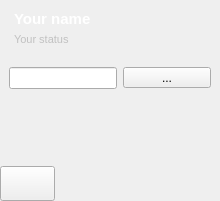
      <widget class="QFrame" name="statusPanel">
       <property name="sizePolicy">
        <sizepolicy hsizetype="Minimum" vsizetype="Preferred">
         <horstretch>0</horstretch>
         <verstretch>0</verstretch>
        </sizepolicy>
       </property>
       <layout class="QVBoxLayout" name="verticalLayout_6">
        <property name="spacing">
         <number>0</number>
        </property>
        <property name="leftMargin">
         <number>0</number>
        </property>
        <property name="topMargin">
         <number>0</number>
        </property>
        <property name="rightMargin">
         <number>0</number>
        </property>
        <property name="bottomMargin">
         <number>0</number>
        </property>
        <item>
         <widget class="QWidget" name="statusHead" native="true">
          <property name="enabled">
           <bool>true</bool>
          </property>
          <property name="sizePolicy">
           <sizepolicy hsizetype="MinimumExpanding" vsizetype="Fixed">
            <horstretch>0</horstretch>
            <verstretch>0</verstretch>
           </sizepolicy>
          </property>
          <layout class="QGridLayout" name="gridLayout_2">
           <item row="0" column="0">
            <layout class="QHBoxLayout" name="myProfile">
             <property name="spacing">
              <number>0</number>
             </property>
             <item>
              <spacer name="horizontalSpacer_4">
               <property name="orientation">
                <enum>Qt::Horizontal</enum>
               </property>
               <property name="sizeType">
                <enum>QSizePolicy::Maximum</enum>
               </property>
               <property name="sizeHint" stdset="0">
                <size>
                 <width>5</width>
                 <height>20</height>
                </size>
               </property>
              </spacer>
             </item>
             <item>
              <layout class="QVBoxLayout" name="verticalLayout" stretch="1,1">
               <property name="spacing">
                <number>0</number>
               </property>
               <item>
                <widget class="CroppingLabel" name="nameLabel">
                 <property name="enabled">
                  <bool>true</bool>
                 </property>
                 <property name="sizePolicy">
                  <sizepolicy hsizetype="MinimumExpanding" vsizetype="Preferred">
                   <horstretch>1</horstretch>
                   <verstretch>0</verstretch>
                  </sizepolicy>
                 </property>
                 <property name="palette">
                  <palette>
                   <active>
                    <colorrole role="WindowText">
                     <brush brushstyle="SolidPattern">
                      <color alpha="255">
                       <red>255</red>
                       <green>255</green>
                       <blue>255</blue>
                      </color>
                     </brush>
                    </colorrole>
                    <colorrole role="Button">
                     <brush brushstyle="SolidPattern">
                      <color alpha="255">
                       <red>255</red>
                       <green>255</green>
                       <blue>255</blue>
                      </color>
                     </brush>
                    </colorrole>
                    <colorrole role="Light">
                     <brush brushstyle="SolidPattern">
                      <color alpha="255">
                       <red>255</red>
                       <green>255</green>
                       <blue>255</blue>
                      </color>
                     </brush>
                    </colorrole>
                    <colorrole role="Midlight">
                     <brush brushstyle="SolidPattern">
                      <color alpha="255">
                       <red>255</red>
                       <green>255</green>
                       <blue>255</blue>
                      </color>
                     </brush>
                    </colorrole>
                    <colorrole role="Dark">
                     <brush brushstyle="SolidPattern">
                      <color alpha="255">
                       <red>255</red>
                       <green>255</green>
                       <blue>255</blue>
                      </color>
                     </brush>
                    </colorrole>
                    <colorrole role="Mid">
                     <brush brushstyle="SolidPattern">
                      <color alpha="255">
                       <red>255</red>
                       <green>255</green>
                       <blue>255</blue>
                      </color>
                     </brush>
                    </colorrole>
                    <colorrole role="Text">
                     <brush brushstyle="SolidPattern">
                      <color alpha="255">
                       <red>255</red>
                       <green>255</green>
                       <blue>255</blue>
                      </color>
                     </brush>
                    </colorrole>
                    <colorrole role="ButtonText">
                     <brush brushstyle="SolidPattern">
                      <color alpha="255">
                       <red>255</red>
                       <green>255</green>
                       <blue>255</blue>
                      </color>
                     </brush>
                    </colorrole>
                    <colorrole role="Base">
                     <brush brushstyle="SolidPattern">
                      <color alpha="255">
                       <red>255</red>
                       <green>255</green>
                       <blue>255</blue>
                      </color>
                     </brush>
                    </colorrole>
                    <colorrole role="Window">
                     <brush brushstyle="SolidPattern">
                      <color alpha="255">
                       <red>255</red>
                       <green>255</green>
                       <blue>255</blue>
                      </color>
                     </brush>
                    </colorrole>
                    <colorrole role="Shadow">
                     <brush brushstyle="SolidPattern">
                      <color alpha="255">
                       <red>255</red>
                       <green>255</green>
                       <blue>255</blue>
                      </color>
                     </brush>
                    </colorrole>
                    <colorrole role="Highlight">
                     <brush brushstyle="SolidPattern">
                      <color alpha="255">
                       <red>255</red>
                       <green>255</green>
                       <blue>255</blue>
                      </color>
                     </brush>
                    </colorrole>
                    <colorrole role="AlternateBase">
                     <brush brushstyle="SolidPattern">
                      <color alpha="255">
                       <red>255</red>
                       <green>255</green>
                       <blue>255</blue>
                      </color>
                     </brush>
                    </colorrole>
                    <colorrole role="NoRole">
                     <brush brushstyle="SolidPattern">
                      <color alpha="255">
                       <red>255</red>
                       <green>255</green>
                       <blue>255</blue>
                      </color>
                     </brush>
                    </colorrole>
                    <colorrole role="ToolTipText">
                     <brush brushstyle="SolidPattern">
                      <color alpha="255">
                       <red>255</red>
                       <green>255</green>
                       <blue>255</blue>
                      </color>
                     </brush>
                    </colorrole>
                   </active>
                   <inactive>
                    <colorrole role="WindowText">
                     <brush brushstyle="SolidPattern">
                      <color alpha="255">
                       <red>255</red>
                       <green>255</green>
                       <blue>255</blue>
                      </color>
                     </brush>
                    </colorrole>
                    <colorrole role="Button">
                     <brush brushstyle="SolidPattern">
                      <color alpha="255">
                       <red>255</red>
                       <green>255</green>
                       <blue>255</blue>
                      </color>
                     </brush>
                    </colorrole>
                    <colorrole role="Light">
                     <brush brushstyle="SolidPattern">
                      <color alpha="255">
                       <red>255</red>
                       <green>255</green>
                       <blue>255</blue>
                      </color>
                     </brush>
                    </colorrole>
                    <colorrole role="Midlight">
                     <brush brushstyle="SolidPattern">
                      <color alpha="255">
                       <red>255</red>
                       <green>255</green>
                       <blue>255</blue>
                      </color>
                     </brush>
                    </colorrole>
                    <colorrole role="Dark">
                     <brush brushstyle="SolidPattern">
                      <color alpha="255">
                       <red>255</red>
                       <green>255</green>
                       <blue>255</blue>
                      </color>
                     </brush>
                    </colorrole>
                    <colorrole role="Mid">
                     <brush brushstyle="SolidPattern">
                      <color alpha="255">
                       <red>255</red>
                       <green>255</green>
                       <blue>255</blue>
                      </color>
                     </brush>
                    </colorrole>
                    <colorrole role="Text">
                     <brush brushstyle="SolidPattern">
                      <color alpha="255">
                       <red>255</red>
                       <green>255</green>
                       <blue>255</blue>
                      </color>
                     </brush>
                    </colorrole>
                    <colorrole role="ButtonText">
                     <brush brushstyle="SolidPattern">
                      <color alpha="255">
                       <red>255</red>
                       <green>255</green>
                       <blue>255</blue>
                      </color>
                     </brush>
                    </colorrole>
                    <colorrole role="Base">
                     <brush brushstyle="SolidPattern">
                      <color alpha="255">
                       <red>255</red>
                       <green>255</green>
                       <blue>255</blue>
                      </color>
                     </brush>
                    </colorrole>
                    <colorrole role="Window">
                     <brush brushstyle="SolidPattern">
                      <color alpha="255">
                       <red>255</red>
                       <green>255</green>
                       <blue>255</blue>
                      </color>
                     </brush>
                    </colorrole>
                    <colorrole role="Shadow">
                     <brush brushstyle="SolidPattern">
                      <color alpha="255">
                       <red>255</red>
                       <green>255</green>
                       <blue>255</blue>
                      </color>
                     </brush>
                    </colorrole>
                    <colorrole role="Highlight">
                     <brush brushstyle="SolidPattern">
                      <color alpha="255">
                       <red>255</red>
                       <green>255</green>
                       <blue>255</blue>
                      </color>
                     </brush>
                    </colorrole>
                    <colorrole role="AlternateBase">
                     <brush brushstyle="SolidPattern">
                      <color alpha="255">
                       <red>255</red>
                       <green>255</green>
                       <blue>255</blue>
                      </color>
                     </brush>
                    </colorrole>
                    <colorrole role="NoRole">
                     <brush brushstyle="SolidPattern">
                      <color alpha="255">
                       <red>255</red>
                       <green>255</green>
                       <blue>255</blue>
                      </color>
                     </brush>
                    </colorrole>
                    <colorrole role="ToolTipText">
                     <brush brushstyle="SolidPattern">
                      <color alpha="255">
                       <red>255</red>
                       <green>255</green>
                       <blue>255</blue>
                      </color>
                     </brush>
                    </colorrole>
                   </inactive>
                   <disabled>
                    <colorrole role="WindowText">
                     <brush brushstyle="SolidPattern">
                      <color alpha="255">
                       <red>255</red>
                       <green>255</green>
                       <blue>255</blue>
                      </color>
                     </brush>
                    </colorrole>
                    <colorrole role="Button">
                     <brush brushstyle="SolidPattern">
                      <color alpha="255">
                       <red>255</red>
                       <green>255</green>
                       <blue>255</blue>
                      </color>
                     </brush>
                    </colorrole>
                    <colorrole role="Light">
                     <brush brushstyle="SolidPattern">
                      <color alpha="255">
                       <red>255</red>
                       <green>255</green>
                       <blue>255</blue>
                      </color>
                     </brush>
                    </colorrole>
                    <colorrole role="Midlight">
                     <brush brushstyle="SolidPattern">
                      <color alpha="255">
                       <red>255</red>
                       <green>255</green>
                       <blue>255</blue>
                      </color>
                     </brush>
                    </colorrole>
                    <colorrole role="Dark">
                     <brush brushstyle="SolidPattern">
                      <color alpha="255">
                       <red>255</red>
                       <green>255</green>
                       <blue>255</blue>
                      </color>
                     </brush>
                    </colorrole>
                    <colorrole role="Mid">
                     <brush brushstyle="SolidPattern">
                      <color alpha="255">
                       <red>255</red>
                       <green>255</green>
                       <blue>255</blue>
                      </color>
                     </brush>
                    </colorrole>
                    <colorrole role="Text">
                     <brush brushstyle="SolidPattern">
                      <color alpha="255">
                       <red>255</red>
                       <green>255</green>
                       <blue>255</blue>
                      </color>
                     </brush>
                    </colorrole>
                    <colorrole role="ButtonText">
                     <brush brushstyle="SolidPattern">
                      <color alpha="255">
                       <red>255</red>
                       <green>255</green>
                       <blue>255</blue>
                      </color>
                     </brush>
                    </colorrole>
                    <colorrole role="Base">
                     <brush brushstyle="SolidPattern">
                      <color alpha="255">
                       <red>255</red>
                       <green>255</green>
                       <blue>255</blue>
                      </color>
                     </brush>
                    </colorrole>
                    <colorrole role="Window">
                     <brush brushstyle="SolidPattern">
                      <color alpha="255">
                       <red>255</red>
                       <green>255</green>
                       <blue>255</blue>
                      </color>
                     </brush>
                    </colorrole>
                    <colorrole role="Shadow">
                     <brush brushstyle="SolidPattern">
                      <color alpha="255">
                       <red>255</red>
                       <green>255</green>
                       <blue>255</blue>
                      </color>
                     </brush>
                    </colorrole>
                    <colorrole role="Highlight">
                     <brush brushstyle="SolidPattern">
                      <color alpha="255">
                       <red>240</red>
                       <green>240</green>
                       <blue>240</blue>
                      </color>
                     </brush>
                    </colorrole>
                    <colorrole role="AlternateBase">
                     <brush brushstyle="SolidPattern">
                      <color alpha="255">
                       <red>255</red>
                       <green>255</green>
                       <blue>255</blue>
                      </color>
                     </brush>
                    </colorrole>
                    <colorrole role="NoRole">
                     <brush brushstyle="SolidPattern">
                      <color alpha="255">
                       <red>255</red>
                       <green>255</green>
                       <blue>255</blue>
                      </color>
                     </brush>
                    </colorrole>
                    <colorrole role="ToolTipText">
                     <brush brushstyle="SolidPattern">
                      <color alpha="255">
                       <red>255</red>
                       <green>255</green>
                       <blue>255</blue>
                      </color>
                     </brush>
                    </colorrole>
                   </disabled>
                  </palette>
                 </property>
                 <property name="font">
                  <font>
                   <pointsize>11</pointsize>
                   <weight>75</weight>
                   <bold>true</bold>
                  </font>
                 </property>
                 <property name="cursor">
                  <cursorShape>PointingHandCursor</cursorShape>
                 </property>
                 <property name="text">
                  <string>Your name</string>
                 </property>
                </widget>
               </item>
               <item>
                <widget class="CroppingLabel" name="statusLabel">
                 <property name="sizePolicy">
                  <sizepolicy hsizetype="MinimumExpanding" vsizetype="Preferred">
                   <horstretch>1</horstretch>
                   <verstretch>0</verstretch>
                  </sizepolicy>
                 </property>
                 <property name="palette">
                  <palette>
                   <active>
                    <colorrole role="WindowText">
                     <brush brushstyle="SolidPattern">
                      <color alpha="255">
                       <red>193</red>
                       <green>193</green>
                       <blue>193</blue>
                      </color>
                     </brush>
                    </colorrole>
                    <colorrole role="Text">
                     <brush brushstyle="SolidPattern">
                      <color alpha="255">
                       <red>193</red>
                       <green>193</green>
                       <blue>193</blue>
                      </color>
                     </brush>
                    </colorrole>
                   </active>
                   <inactive>
                    <colorrole role="WindowText">
                     <brush brushstyle="SolidPattern">
                      <color alpha="255">
                       <red>193</red>
                       <green>193</green>
                       <blue>193</blue>
                      </color>
                     </brush>
                    </colorrole>
                    <colorrole role="Text">
                     <brush brushstyle="SolidPattern">
                      <color alpha="255">
                       <red>193</red>
                       <green>193</green>
                       <blue>193</blue>
                      </color>
                     </brush>
                    </colorrole>
                   </inactive>
                   <disabled>
                    <colorrole role="WindowText">
                     <brush brushstyle="SolidPattern">
                      <color alpha="255">
                       <red>14</red>
                       <green>14</green>
                       <blue>14</blue>
                      </color>
                     </brush>
                    </colorrole>
                    <colorrole role="Text">
                     <brush brushstyle="SolidPattern">
                      <color alpha="255">
                       <red>14</red>
                       <green>14</green>
                       <blue>14</blue>
                      </color>
                     </brush>
                    </colorrole>
                   </disabled>
                  </palette>
                 </property>
                 <property name="font">
                  <font>
                   <pointsize>8</pointsize>
                  </font>
                 </property>
                 <property name="text">
                  <string>Your status</string>
                 </property>
                </widget>
               </item>
              </layout>
             </item>
             <item>
              <spacer name="horizontalSpacer_3">
               <property name="orientation">
                <enum>Qt::Horizontal</enum>
               </property>
               <property name="sizeType">
                <enum>QSizePolicy::Fixed</enum>
               </property>
               <property name="sizeHint" stdset="0">
                <size>
                 <width>10</width>
                 <height>20</height>
                </size>
               </property>
              </spacer>
             </item>
             <item>
              <widget class="QPushButton" name="statusButton">
               <property name="sizePolicy">
                <sizepolicy hsizetype="Fixed" vsizetype="Fixed">
                 <horstretch>0</horstretch>
                 <verstretch>0</verstretch>
                </sizepolicy>
               </property>
               <property name="minimumSize">
                <size>
                 <width>20</width>
                 <height>40</height>
                </size>
               </property>
               <property name="focusPolicy">
                <enum>Qt::NoFocus</enum>
               </property>
               <property name="text">
                <string/>
               </property>
               <property name="iconSize">
                <size>
                 <width>10</width>
                 <height>10</height>
                </size>
               </property>
               <property name="autoExclusive">
                <bool>false</bool>
               </property>
               <property name="autoDefault">
                <bool>false</bool>
               </property>
               <property name="default">
                <bool>false</bool>
               </property>
               <property name="flat">
                <bool>true</bool>
               </property>
              </widget>
             </item>
            </layout>
           </item>
          </layout>
         </widget>
        </item>
        <item>
         <widget class="QWidget" name="searchContactsContainer" native="true">
          <property name="sizePolicy">
           <sizepolicy hsizetype="MinimumExpanding" vsizetype="Fixed">
            <horstretch>0</horstretch>
            <verstretch>0</verstretch>
           </sizepolicy>
          </property>
          <layout class="QVBoxLayout" name="verticalLayout_3">
           <item>
            <layout class="QHBoxLayout" name="horizontalLayout">
             <item>
              <widget class="QLineEdit" name="searchContactText">
               <property name="sizePolicy">
                <sizepolicy hsizetype="MinimumExpanding" vsizetype="Preferred">
                 <horstretch>0</horstretch>
                 <verstretch>0</verstretch>
                </sizepolicy>
               </property>
              </widget>
             </item>
             <item>
              <widget class="QToolButton" name="searchContactFilterBox">
               <property name="sizePolicy">
                <sizepolicy hsizetype="Expanding" vsizetype="Fixed">
                 <horstretch>0</horstretch>
                 <verstretch>0</verstretch>
                </sizepolicy>
               </property>
               <property name="text">
                <string>...</string>
               </property>
               <property name="popupMode">
                <enum>QToolButton::InstantPopup</enum>
               </property>
               <property name="toolButtonStyle">
                <enum>Qt::ToolButtonTextOnly</enum>
               </property>
              </widget>
             </item>
            </layout>
           </item>
          </layout>
         </widget>
        </item>
        <item>
         <widget class="AdjustingScrollArea" name="friendList">
          <property name="sizePolicy">
           <sizepolicy hsizetype="Minimum" vsizetype="Preferred">
            <horstretch>0</horstretch>
            <verstretch>0</verstretch>
           </sizepolicy>
          </property>
          <property name="layoutDirection">
           <enum>Qt::LeftToRight</enum>
          </property>
          <property name="autoFillBackground">
           <bool>true</bool>
          </property>
          <property name="frameShape">
           <enum>QFrame::NoFrame</enum>
          </property>
          <property name="horizontalScrollBarPolicy">
           <enum>Qt::ScrollBarAlwaysOff</enum>
          </property>
          <property name="widgetResizable">
           <bool>true</bool>
          </property>
          <widget class="QWidget" name="scrollAreaWidgetContents">
           <property name="geometry">
            <rect>
             <x>0</x>
             <y>0</y>
             <width>284</width>
             <height>353</height>
            </rect>
           </property>
           <layout class="QVBoxLayout" name="verticalLayout_5"/>
          </widget>
         </widget>
        </item>
        <item alignment="Qt::AlignHCenter">
         <widget class="QWidget" name="tooliconsZone" native="true">
          <property name="enabled">
           <bool>true</bool>
          </property>
          <property name="sizePolicy">
           <sizepolicy hsizetype="MinimumExpanding" vsizetype="Fixed">
            <horstretch>0</horstretch>
            <verstretch>0</verstretch>
           </sizepolicy>
          </property>
          <property name="styleSheet">
           <string notr="true"/>
          </property>
          <layout class="QHBoxLayout" name="horizontalLayout_2">
           <property name="spacing">
            <number>0</number>
           </property>
           <property name="leftMargin">
            <number>0</number>
           </property>
           <property name="topMargin">
            <number>0</number>
           </property>
           <property name="rightMargin">
            <number>0</number>
           </property>
           <property name="bottomMargin">
            <number>0</number>
           </property>
           <item>
            <widget class="QPushButton" name="addButton">
             <property name="minimumSize">
              <size>
               <width>55</width>
               <height>35</height>
              </size>
             </property>
             <property name="maximumSize">
              <size>
               <width>55</width>
               <height>35</height>
              </size>
             </property>
             <property name="focusPolicy">
              <enum>Qt::NoFocus</enum>
             </property>
             <property name="toolTip">
              <string>Add friends</string>
             </property>
             <property name="autoFillBackground">
              <bool>false</bool>
             </property>
             <property name="styleSheet">
              <string notr="true"/>
             </property>
             <property name="text">
              <string/>
             </property>
             <property name="icon">
              <iconset resource="../res.qrc">
               <normaloff>:/img/add.svg</normaloff>:/img/add.svg</iconset>
             </property>
             <property name="iconSize">
              <size>
               <width>15</width>
               <height>15</height>
              </size>
             </property>
             <property name="checkable">
              <bool>false</bool>
             </property>
             <property name="autoDefault">
              <bool>false</bool>
             </property>
             <property name="flat">
              <bool>false</bool>
             </property>
            </widget>
           </item>
           <item>
            <widget class="QPushButton" name="groupButton">
             <property name="minimumSize">
              <size>
               <width>55</width>
               <height>35</height>
              </size>
             </property>
             <property name="focusPolicy">
              <enum>Qt::NoFocus</enum>
             </property>
             <property name="toolTip">
              <string>Create a group chat</string>
             </property>
             <property name="autoFillBackground">
              <bool>false</bool>
             </property>
             <property name="text">
              <string/>
             </property>
             <property name="icon">
              <iconset resource="../res.qrc">
               <normaloff>:/img/group.svg</normaloff>:/img/group.svg</iconset>
             </property>
             <property name="iconSize">
              <size>
               <width>15</width>
               <height>15</height>
              </size>
             </property>
             <property name="flat">
              <bool>true</bool>
             </property>
            </widget>
           </item>
           <item>
            <widget class="QPushButton" name="transferButton">
             <property name="minimumSize">
              <size>
               <width>55</width>
               <height>35</height>
              </size>
             </property>
             <property name="maximumSize">
              <size>
               <width>55</width>
               <height>35</height>
              </size>
             </property>
             <property name="focusPolicy">
              <enum>Qt::NoFocus</enum>
             </property>
             <property name="toolTip">
              <string>View completed file transfers</string>
             </property>
             <property name="text">
              <string/>
             </property>
             <property name="icon">
              <iconset resource="../res.qrc">
               <normaloff>:/img/transfer.svg</normaloff>:/img/transfer.svg</iconset>
             </property>
             <property name="iconSize">
              <size>
               <width>15</width>
               <height>15</height>
              </size>
             </property>
             <property name="flat">
              <bool>true</bool>
             </property>
            </widget>
           </item>
           <item>
            <widget class="QPushButton" name="settingsButton">
             <property name="minimumSize">
              <size>
               <width>55</width>
               <height>35</height>
              </size>
             </property>
             <property name="maximumSize">
              <size>
               <width>55</width>
               <height>35</height>
              </size>
             </property>
             <property name="focusPolicy">
              <enum>Qt::NoFocus</enum>
             </property>
             <property name="toolTip">
              <string>Change your settings</string>
             </property>
             <property name="text">
              <string/>
             </property>
             <property name="icon">
              <iconset resource="../res.qrc">
               <normaloff>:/img/settings.svg</normaloff>:/img/settings.svg</iconset>
             </property>
             <property name="iconSize">
              <size>
               <width>15</width>
               <height>15</height>
              </size>
             </property>
             <property name="flat">
              <bool>true</bool>
             </property>
            </widget>
           </item>
          </layout>
         </widget>
        </item>
       </layout>
      </widget>
